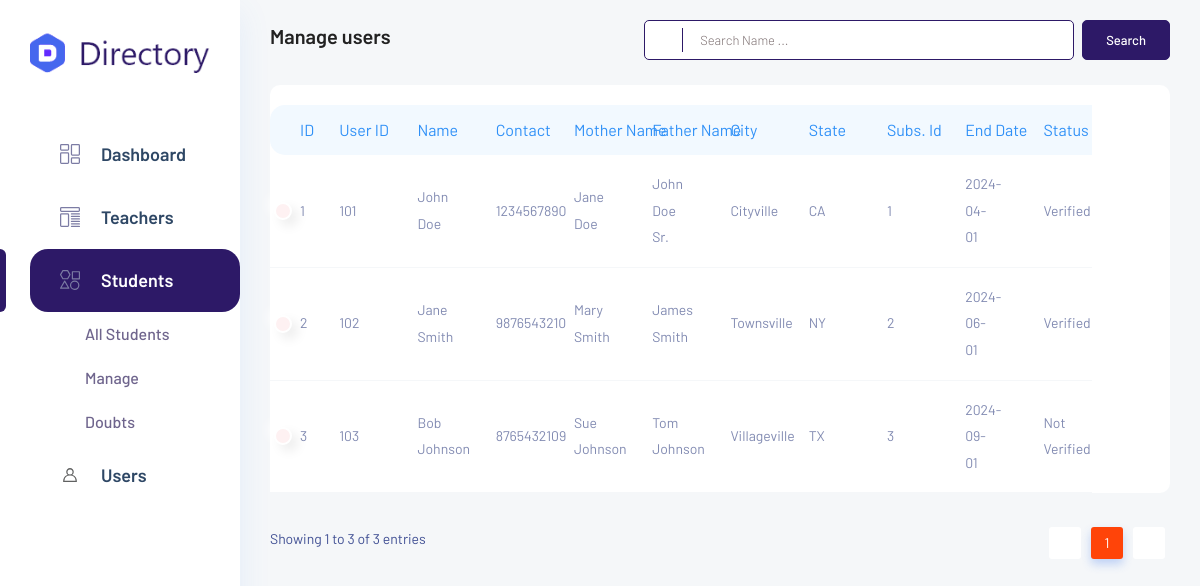
/admin/Dashboard/manage_student.php, run on an earlier commit of the app's database.
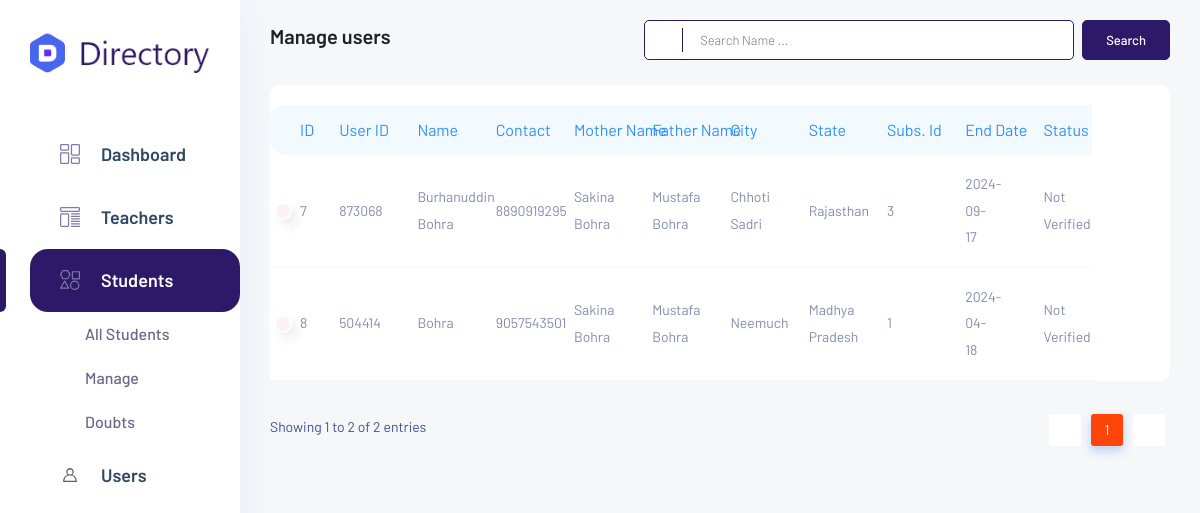
And on a later commit of the database.
### tables this page shows
CREATE TABLE `subscription_user` (
  `id` int(11) NOT NULL,
  `user_id` int(255) NOT NULL,
  `name` varchar(255) NOT NULL,
  `email` varchar(255) NOT NULL,
  `contact` varchar(255) NOT NULL,
  `photo` varchar(255) NOT NULL,
  `mother_name` varchar(255) DEFAULT NULL,
  `mother_email` varchar(255) DEFAULT NULL,
  `mother_contact` varchar(20) DEFAULT NULL,
  `father_name` varchar(255) DEFAULT NULL,
  `father_email` varchar(255) DEFAULT NULL,
  `father_contact` varchar(20) NOT NULL,
  `address` varchar(255) NOT NULL,
  `city` varchar(255) NOT NULL,
  `state` varchar(100) NOT NULL,
  `pin` varchar(10) NOT NULL,
  `subscription_id` int(10) NOT NULL,
  `transaction_id` varchar(255) NOT NULL,
  `created_at` datetime NOT NULL DEFAULT current_timestamp(),
  `end_date` date NOT NULL,
  `verified` int(11) NOT NULL DEFAULT 0
);

### admin/Dashboard/manage_student.php (the view, shortened to what this page needs)
<?php
include ('includes/config.php');
$sql = "SELECT * FROM subscription_user";
$result = $dbh->query($sql);
$users = $result->fetchAll(PDO::FETCH_ASSOC);
?>
<!DOCTYPE html>
<html lang="zxx">
<head>
    <link rel="stylesheet" href="css/bootstrap1.min.css">
    <link rel="stylesheet" href="vendors/themefy_icon/themify-icons.css">
    <link rel="stylesheet" href="vendors/swiper_slider/css/swiper.min.css">
    <link rel="stylesheet" href="vendors/select2/css/select2.min.css">
    <link rel="stylesheet" href="vendors/niceselect/css/nice-select.css">
    <link rel="stylesheet" href="vendors/owl_carousel/css/owl.carousel.css">
    <link rel="stylesheet" href="vendors/gijgo/gijgo.min.css">
    <link rel="stylesheet" href="vendors/font_awesome/css/all.min.css">
    <link rel="stylesheet" href="vendors/tagsinput/tagsinput.css">
    <link rel="stylesheet" href="vendors/datatable/css/jquery.dataTables.min.css">
    <link rel="stylesheet" href="vendors/datatable/css/responsive.dataTables.min.css">
    <link rel="stylesheet" href="vendors/datatable/css/buttons.dataTables.min.css">
    <link rel="stylesheet" href="vendors/text_editor/summernote-bs4.css">
    <link rel="stylesheet" href="vendors/morris/morris.css">
    <link rel="stylesheet" href="vendors/material_icon/material-icons.css">
    <link rel="stylesheet" href="css/metisMenu.css">
    <link rel="stylesheet" href="css/style1.css">
    <link rel="stylesheet" href="css/colors/default.css" id="colorSkinCSS">
</head>
<body class="crm_body_bg">
    <?php include ('includes/sidebar_index.php'); ?>
    <section class="main_content dashboard_part">
        <div class="main_content_iner ">
            <div class="container-fluid p-0">
                <div class="row justify-content-center">
                    <div class="col-12">
                        <div class="QA_section">
                            <div class="white_box_tittle list_header">
                                <h4>Manage users</h4>
                                <div class="box_right d-flex lms_block">
                                    <div class="serach_field_2">
                                        <div class="search_inner">
                                            <form id="searchForm">
                                                <div class="search_field">
                                                    <input id="searchInput" type="text" placeholder="Search Name ...">
                                                </div>
                                                <button type="submit"> <i class="ti-search"></i> </button>
                                            </form>
                                        </div>
                                    </div>
                                    <div class="add_button ms-2">
                                        <button id="searchButton" class="btn_1">Search</button>
                                    </div>
                                </div>
                            </div>
                            <div class="QA_table mb_30 table-container">
                                <table class="table lms_table_active" style="table-layout: fixed; width: 100%;">
                                    <col style="width: 10px;">
                                    <col style="width: 20px;">
                                    <col style="width: 20px;">
                                    <col style="width: 20px;">
                                    <col style="width: 20px;">
                                    <col style="width: 20px;">
                                    <col style="width: 20px;">
                                    <col style="width: 20px;">
                                    <col style="width: 20px;">
                                    <col style="width: 20px;">
                                    <col style="width: 20px;">
                                    <col style="width: 20px;">
                                    <thead>
                                        <tr>
                                        <th scope="col">ID</th>
                                            <th scope="col">User ID</th>
                                            <th scope="col">Name</th>
                                            <th scope="col">Contact</th>
                                            <th scope="col">Mother Name</th>
                                            <th scope="col">Father Name</th>
                                            <th scope="col">City</th>
                                            <th scope="col">State</th>
                                            <th scope="col">Subs. Id</th>
                                            <th scope="col">End Date</th>
                                            <th scope="col">Status</th>
                                        </tr>
                                    </thead>
                                    <tbody>
                                        <?php foreach ($users as $user): ?>
                                            <tr>
                                                <td>
                                                    <?php echo $user['id']; ?>
                                                </td>
                                                <td>
                                                    <?php echo $user['user_id']; ?>
                                                </td>
                                                <td>
                                                    <?php echo $user['name']; ?>
                                                </td>
                                                <td>
                                                    <?php echo $user['contact']; ?>
                                                </td>
                                                <td>
                                                    <?php echo $user['mother_name']; ?>
                                                </td>
                                                <td>
                                                    <?php echo $user['father_name']; ?>
                                                </td>
                                                <td>
                                                    <?php echo $user['city']; ?>
                                                </td>
                                                <td>
                                                    <?php echo $user['state']; ?>
                                                </td>
                                                <td>
                                                    <?php echo $user['subscription_id']; ?>
                                                </td>
                                                <td>
                                                    <?php echo $user['end_date']; ?>
                                                </td>
                                                <td>
                                                    <?php echo $user['verified'] == 1 ? 'Verified' : 'Not Verified'; ?>
                                                </td>
                                            </tr>
                                        <?php endforeach; ?>
                                    </tbody>
                                </table>
                            </div>
                        </div>
                    </div>
                </div>
            </div>
        </div>
    </section>
</body>
</html>

### admin/Dashboard/includes/sidebar_index.php (shortened to what this page needs)
<nav class="sidebar">
        <div class="logo d-flex justify-content-between">
            <a href><img src="img/logo.png" alt></a>
        </div>
        <ul id="sidebar_menu">
            <li <?php if (basename($_SERVER['PHP_SELF']) == 'index.php') echo 'class="mm-active"'; ?>>
                <a href="index.php" aria-expanded="false">
                    <img src="img/menu-icon/dashboard.svg" alt>
                    <span>Dashboard</span>
                </a>
            </li>
            <li <?php if (basename($_SERVER['PHP_SELF']) == 'all_teacher.php' ||
                         basename($_SERVER['PHP_SELF']) == 'error_500.html' ||
                         basename($_SERVER['PHP_SELF']) == 'manage_teacher.php') echo 'class="mm-active"'; ?>>
                <a class="has-arrow" href="#" aria-expanded="false">
                    <img src="img/menu-icon/2.svg" alt>
                    <span>Teachers</span>
                </a>
            </li>
            <li <?php if (basename($_SERVER['PHP_SELF']) == 'all_student.php' ||
                         basename($_SERVER['PHP_SELF']) == 'manage_student.php' ||
                         basename($_SERVER['PHP_SELF']) == 'faq.html') echo 'class="mm-active"'; ?>>
                <a class="has-arrow" href="#" aria-expanded="false">
                    <img src="img/menu-icon/3.svg" alt>
                    <span>Students</span>
                </a>
                <ul>
                    <li><a href="all_student.php">All Students</a></li>
                    <li><a href="manage_student.php">Manage</a></li>
                    <li><a href="faq.html">Doubts</a></li>
                </ul>
            </li>
            <li <?php if (basename($_SERVER['PHP_SELF']) == 'users.php') echo 'class="mm-active"'; ?>>
                <a href="users.php" >
                    <img src="img/menu-icon/11.svg" alt>
                    <span>Users</span>
                </a>
            </li>
        </ul>
    </nav>

### admin/Dashboard/css/metisMenu.css (style rules this page uses)
.metismenu .has-arrow { position:relative }
.metismenu .has-arrow::after { position:absolute;content:'';transform:rotate(-90deg) translate(0,-50%);transform-origin:top;top:50%;transition:all .3s ease-out;right:40px;content:"\e64b";font-family:themify;color:#a5adc6;font-weight:600;font-size:14px }
.metismenu .mm-active>.has-arrow::after,.metismenu .has-arrow[aria-expanded=true]::after { transform:rotate(180deg) translate(0,-50%) }

What changed in the data, as far as the page shows it:
removed subscription_user: id "1", user "101", name "John Doe", contact "1234567890", mother_name "Jane Doe", father_name "John Doe Sr.", city "Cityville", state "CA", subscription "1", end_date "2024-04-01", verified "Verified"
removed subscription_user: id "2", user "102", name "Jane Smith", contact "9876543210", mother_name "Mary Smith", father_name "James Smith", city "Townsville", state "NY", subscription "2", end_date "2024-06-01", verified "Verified"
removed subscription_user: id "3", user "103", name "Bob Johnson", contact "8765432109", mother_name "Sue Johnson", father_name "Tom Johnson", city "Villageville", state "TX", subscription "3", end_date "2024-09-01", verified "Not Verified"
added subscription_user: id "7", user "873068", name "Burhanuddin Bohra", contact "8890919295", mother_name "Sakina Bohra", father_name "Mustafa Bohra", city "Chhoti Sadri", state "Rajasthan", subscription "3", end_date "2024-09-17", verified "Not Verified"
added subscription_user: id "8", user "504414", name "Bohra", contact "9057543501", mother_name "Sakina Bohra", father_name "Mustafa Bohra", city "Neemuch", state "Madhya Pradesh", subscription "1", end_date "2024-04-18", verified "Not Verified"
Also different on the page:
text written by a page script: "Showing 1 to 3 of 3 entries 1" → "Showing 1 to 2 of 2 entries 1"
